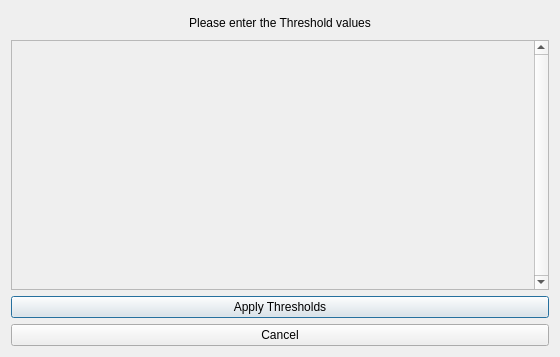
<?xml version="1.0" encoding="UTF-8"?>
<ui version="4.0">
 <class>ThresholdWindow</class>
 <widget class="QDialog" name="ThresholdWindow">
  <property name="geometry">
   <rect>
    <x>0</x>
    <y>0</y>
    <width>560</width>
    <height>357</height>
   </rect>
  </property>
  <property name="sizePolicy">
   <sizepolicy hsizetype="Expanding" vsizetype="Expanding">
    <horstretch>0</horstretch>
    <verstretch>0</verstretch>
   </sizepolicy>
  </property>
  <property name="windowTitle">
   <string>ThresholdWindow</string>
  </property>
  <layout class="QVBoxLayout" name="verticalLayout">
   <item>
    <widget class="QLabel" name="WindowDisc">
     <property name="text">
      <string>Please enter the Threshold values</string>
     </property>
     <property name="alignment">
      <set>Qt::AlignCenter</set>
     </property>
    </widget>
   </item>
   <item>
    <widget class="QScrollArea" name="scrollArea">
     <property name="sizePolicy">
      <sizepolicy hsizetype="Expanding" vsizetype="Fixed">
       <horstretch>0</horstretch>
       <verstretch>0</verstretch>
      </sizepolicy>
     </property>
     <property name="minimumSize">
      <size>
       <width>0</width>
       <height>250</height>
      </size>
     </property>
     <property name="verticalScrollBarPolicy">
      <enum>Qt::ScrollBarAlwaysOn</enum>
     </property>
     <property name="horizontalScrollBarPolicy">
      <enum>Qt::ScrollBarAsNeeded</enum>
     </property>
     <property name="sizeAdjustPolicy">
      <enum>QAbstractScrollArea::AdjustToContents</enum>
     </property>
     <property name="widgetResizable">
      <bool>true</bool>
     </property>
     <widget class="QWidget" name="scrollAreaWidgetContents">
      <property name="geometry">
       <rect>
        <x>0</x>
        <y>0</y>
        <width>526</width>
        <height>248</height>
       </rect>
      </property>
      <layout class="QVBoxLayout" name="verticalLayout_2"/>
     </widget>
    </widget>
   </item>
   <item>
    <widget class="QPushButton" name="apply_button">
     <property name="text">
      <string>Apply Thresholds</string>
     </property>
    </widget>
   </item>
   <item>
    <widget class="QPushButton" name="cancel_button">
     <property name="text">
      <string>Cancel</string>
     </property>
    </widget>
   </item>
  </layout>
 </widget>
 <resources/>
 <connections/>
</ui>
